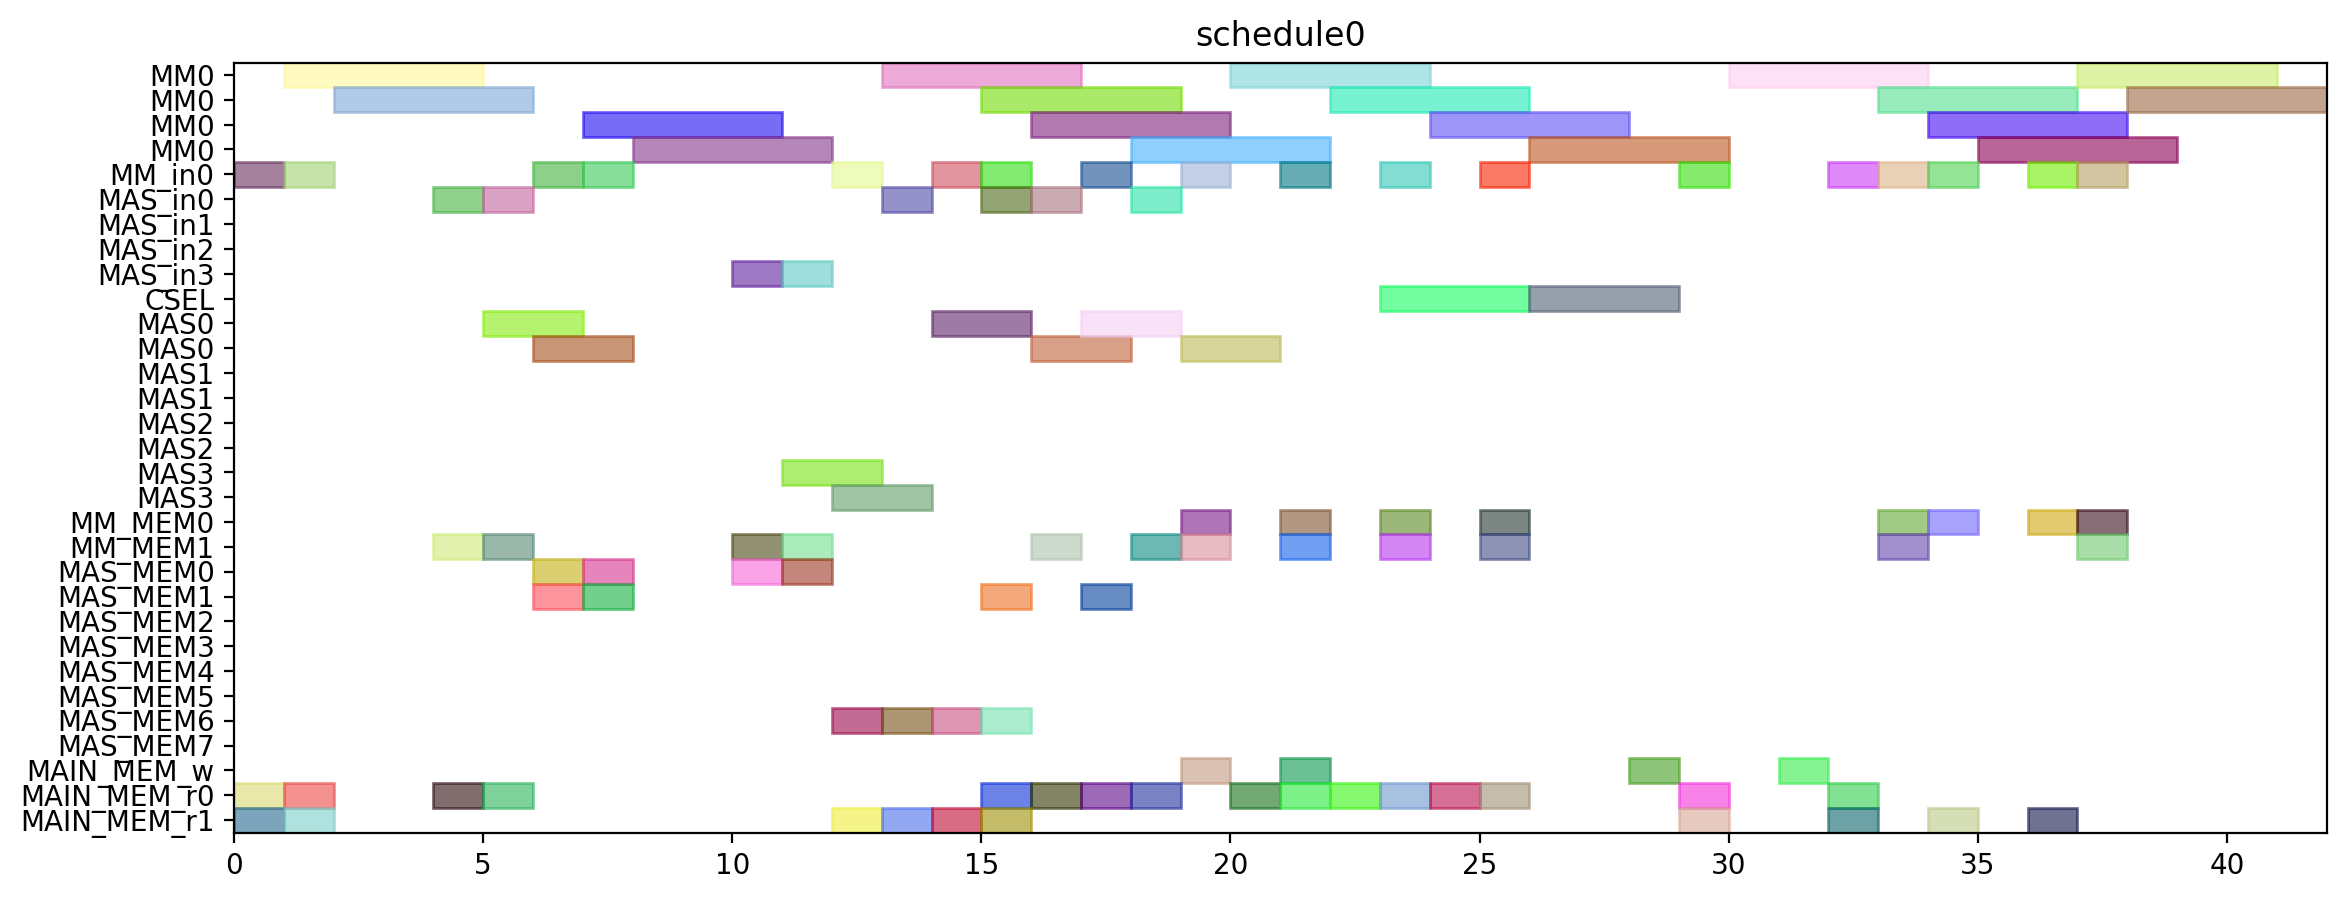

Source code (Python):
from pyschedule import Scenario, solvers, plotters, alt


def solve():
	horizon = 120
	S = Scenario("schedule0", horizon=horizon)

	# resource
	MM = S.Resources('MM', num=1, size=4)
	MM_in = S.Resources('MM_in', num=1)
	MAS_in = S.Resources('MAS_in', num=4)
	CSEL = S.Resource('CSEL')
	MAS = S.Resources('MAS', num=4, size=2, periods=range(1, horizon))
	MM_MEM = S.Resources('MM_MEM', num=2)
	MAS_MEM = S.Resources('MAS_MEM', num=8)
	MAIN_MEM_w = S.Resource('MAIN_MEM_w', size=1)
	MAIN_MEM_r = S.Resources('MAIN_MEM_r', num=2)

	# result of previous scheduling

	# new tasks
	t20 = S.Task('t20', length=4, delay_cost=1)
	t20 += alt(MM)
	t20_in = S.Task('t20_in', length=1, delay_cost=1)
	t20_in += alt(MM_in)
	S += t20_in*MM_in[0]<=t20*MM[0]
	t20_mem0 = S.Task('t20_mem0', length=1, delay_cost=1)
	t20_mem0 += MAIN_MEM_r[0]
	S += t20_mem0 <= t20

	t20_mem1 = S.Task('t20_mem1', length=1, delay_cost=1)
	t20_mem1 += MAIN_MEM_r[1]
	S += t20_mem1 <= t20

	t21 = S.Task('t21', length=4, delay_cost=1)
	t21 += alt(MM)
	t21_in = S.Task('t21_in', length=1, delay_cost=1)
	t21_in += alt(MM_in)
	S += t21_in*MM_in[0]<=t21*MM[0]
	t21_mem0 = S.Task('t21_mem0', length=1, delay_cost=1)
	t21_mem0 += MAIN_MEM_r[0]
	S += t21_mem0 <= t21

	t21_mem1 = S.Task('t21_mem1', length=1, delay_cost=1)
	t21_mem1 += MAIN_MEM_r[1]
	S += t21_mem1 <= t21

	xit20 = S.Task('xit20', length=2, delay_cost=1)
	xit20 += alt(MAS)
	xit20_in = S.Task('xit20_in', length=1, delay_cost=1)
	xit20_in += alt(MAS_in)
	S += xit20_in*MAS_in[0]<=xit20*MAS[0]

	S += xit20_in*MAS_in[1]<=xit20*MAS[1]

	S += xit20_in*MAS_in[2]<=xit20*MAS[2]

	S += xit20_in*MAS_in[3]<=xit20*MAS[3]

	xit20_mem0 = S.Task('xit20_mem0', length=1, delay_cost=1)
	xit20_mem0 += MAIN_MEM_r[0]
	S += xit20_mem0 <= xit20

	xit20_mem1 = S.Task('xit20_mem1', length=1, delay_cost=1)
	xit20_mem1 += alt(MM_MEM)
	S += (t20*MM[0])-1 < xit20_mem1*MM_MEM[1]
	S += xit20_mem1 <= xit20

	xit21 = S.Task('xit21', length=2, delay_cost=1)
	xit21 += alt(MAS)
	xit21_in = S.Task('xit21_in', length=1, delay_cost=1)
	xit21_in += alt(MAS_in)
	S += xit21_in*MAS_in[0]<=xit21*MAS[0]

	S += xit21_in*MAS_in[1]<=xit21*MAS[1]

	S += xit21_in*MAS_in[2]<=xit21*MAS[2]

	S += xit21_in*MAS_in[3]<=xit21*MAS[3]

	xit21_mem0 = S.Task('xit21_mem0', length=1, delay_cost=1)
	xit21_mem0 += MAIN_MEM_r[0]
	S += xit21_mem0 <= xit21

	xit21_mem1 = S.Task('xit21_mem1', length=1, delay_cost=1)
	xit21_mem1 += alt(MM_MEM)
	S += (t21*MM[0])-1 < xit21_mem1*MM_MEM[1]
	S += xit21_mem1 <= xit21

	xi2t40 = S.Task('xi2t40', length=4, delay_cost=1)
	xi2t40 += alt(MM)
	xi2t40_in = S.Task('xi2t40_in', length=1, delay_cost=1)
	xi2t40_in += alt(MM_in)
	S += xi2t40_in*MM_in[0]<=xi2t40*MM[0]
	xi2t40_mem0 = S.Task('xi2t40_mem0', length=1, delay_cost=1)
	xi2t40_mem0 += alt(MAS_MEM)
	S += (xit20*MAS[0])-1 < xi2t40_mem0*MAS_MEM[0]
	S += (xit20*MAS[1])-1 < xi2t40_mem0*MAS_MEM[2]
	S += (xit20*MAS[2])-1 < xi2t40_mem0*MAS_MEM[4]
	S += (xit20*MAS[3])-1 < xi2t40_mem0*MAS_MEM[6]
	S += xi2t40_mem0 <= xi2t40

	xi2t40_mem1 = S.Task('xi2t40_mem1', length=1, delay_cost=1)
	xi2t40_mem1 += alt(MAS_MEM)
	S += (xit20*MAS[0])-1 < xi2t40_mem1*MAS_MEM[1]
	S += (xit20*MAS[1])-1 < xi2t40_mem1*MAS_MEM[3]
	S += (xit20*MAS[2])-1 < xi2t40_mem1*MAS_MEM[5]
	S += (xit20*MAS[3])-1 < xi2t40_mem1*MAS_MEM[7]
	S += xi2t40_mem1 <= xi2t40

	xi2t41 = S.Task('xi2t41', length=4, delay_cost=1)
	xi2t41 += alt(MM)
	xi2t41_in = S.Task('xi2t41_in', length=1, delay_cost=1)
	xi2t41_in += alt(MM_in)
	S += xi2t41_in*MM_in[0]<=xi2t41*MM[0]
	xi2t41_mem0 = S.Task('xi2t41_mem0', length=1, delay_cost=1)
	xi2t41_mem0 += alt(MAS_MEM)
	S += (xit21*MAS[0])-1 < xi2t41_mem0*MAS_MEM[0]
	S += (xit21*MAS[1])-1 < xi2t41_mem0*MAS_MEM[2]
	S += (xit21*MAS[2])-1 < xi2t41_mem0*MAS_MEM[4]
	S += (xit21*MAS[3])-1 < xi2t41_mem0*MAS_MEM[6]
	S += xi2t41_mem0 <= xi2t41

	xi2t41_mem1 = S.Task('xi2t41_mem1', length=1, delay_cost=1)
	xi2t41_mem1 += alt(MAS_MEM)
	S += (xit21*MAS[0])-1 < xi2t41_mem1*MAS_MEM[1]
	S += (xit21*MAS[1])-1 < xi2t41_mem1*MAS_MEM[3]
	S += (xit21*MAS[2])-1 < xi2t41_mem1*MAS_MEM[5]
	S += (xit21*MAS[3])-1 < xi2t41_mem1*MAS_MEM[7]
	S += xi2t41_mem1 <= xi2t41

	D_a_0 = S.Task('D_a_0', length=2, delay_cost=1)
	D_a_0 += alt(MAS)
	D_a_0_in = S.Task('D_a_0_in', length=1, delay_cost=1)
	D_a_0_in += alt(MAS_in)
	S += D_a_0_in*MAS_in[0]<=D_a_0*MAS[0]

	S += D_a_0_in*MAS_in[1]<=D_a_0*MAS[1]

	S += D_a_0_in*MAS_in[2]<=D_a_0*MAS[2]

	S += D_a_0_in*MAS_in[3]<=D_a_0*MAS[3]

	D_a_0_mem0 = S.Task('D_a_0_mem0', length=1, delay_cost=1)
	D_a_0_mem0 += alt(MAS_MEM)
	S += (xit20*MAS[0])-1 < D_a_0_mem0*MAS_MEM[0]
	S += (xit20*MAS[1])-1 < D_a_0_mem0*MAS_MEM[2]
	S += (xit20*MAS[2])-1 < D_a_0_mem0*MAS_MEM[4]
	S += (xit20*MAS[3])-1 < D_a_0_mem0*MAS_MEM[6]
	S += D_a_0_mem0 <= D_a_0

	D_a_0_mem1 = S.Task('D_a_0_mem1', length=1, delay_cost=1)
	D_a_0_mem1 += alt(MM_MEM)
	S += (xi2t40*MM[0])-1 < D_a_0_mem1*MM_MEM[1]
	S += D_a_0_mem1 <= D_a_0

	D_a_1 = S.Task('D_a_1', length=2, delay_cost=1)
	D_a_1 += alt(MAS)
	D_a_1_in = S.Task('D_a_1_in', length=1, delay_cost=1)
	D_a_1_in += alt(MAS_in)
	S += D_a_1_in*MAS_in[0]<=D_a_1*MAS[0]

	S += D_a_1_in*MAS_in[1]<=D_a_1*MAS[1]

	S += D_a_1_in*MAS_in[2]<=D_a_1*MAS[2]

	S += D_a_1_in*MAS_in[3]<=D_a_1*MAS[3]

	D_a_1_mem0 = S.Task('D_a_1_mem0', length=1, delay_cost=1)
	D_a_1_mem0 += alt(MAS_MEM)
	S += (xit21*MAS[0])-1 < D_a_1_mem0*MAS_MEM[0]
	S += (xit21*MAS[1])-1 < D_a_1_mem0*MAS_MEM[2]
	S += (xit21*MAS[2])-1 < D_a_1_mem0*MAS_MEM[4]
	S += (xit21*MAS[3])-1 < D_a_1_mem0*MAS_MEM[6]
	S += D_a_1_mem0 <= D_a_1

	D_a_1_mem1 = S.Task('D_a_1_mem1', length=1, delay_cost=1)
	D_a_1_mem1 += alt(MM_MEM)
	S += (xi2t41*MM[0])-1 < D_a_1_mem1*MM_MEM[1]
	S += D_a_1_mem1 <= D_a_1

	negD0 = S.Task('negD0', length=4, delay_cost=1)
	negD0 += alt(MM)
	negD0_in = S.Task('negD0_in', length=1, delay_cost=1)
	negD0_in += alt(MM_in)
	S += negD0_in*MM_in[0]<=negD0*MM[0]
	negD0_mem0 = S.Task('negD0_mem0', length=1, delay_cost=1)
	negD0_mem0 += alt(MAS_MEM)
	S += (D_a_0*MAS[0])-1 < negD0_mem0*MAS_MEM[0]
	S += (D_a_0*MAS[1])-1 < negD0_mem0*MAS_MEM[2]
	S += (D_a_0*MAS[2])-1 < negD0_mem0*MAS_MEM[4]
	S += (D_a_0*MAS[3])-1 < negD0_mem0*MAS_MEM[6]
	S += negD0_mem0 <= negD0

	negD0_mem1 = S.Task('negD0_mem1', length=1, delay_cost=1)
	negD0_mem1 += MAIN_MEM_r[1]
	S += negD0_mem1 <= negD0

	negD1 = S.Task('negD1', length=4, delay_cost=1)
	negD1 += alt(MM)
	negD1_in = S.Task('negD1_in', length=1, delay_cost=1)
	negD1_in += alt(MM_in)
	S += negD1_in*MM_in[0]<=negD1*MM[0]
	negD1_mem0 = S.Task('negD1_mem0', length=1, delay_cost=1)
	negD1_mem0 += alt(MAS_MEM)
	S += (D_a_1*MAS[0])-1 < negD1_mem0*MAS_MEM[0]
	S += (D_a_1*MAS[1])-1 < negD1_mem0*MAS_MEM[2]
	S += (D_a_1*MAS[2])-1 < negD1_mem0*MAS_MEM[4]
	S += (D_a_1*MAS[3])-1 < negD1_mem0*MAS_MEM[6]
	S += negD1_mem0 <= negD1

	negD1_mem1 = S.Task('negD1_mem1', length=1, delay_cost=1)
	negD1_mem1 += MAIN_MEM_r[1]
	S += negD1_mem1 <= negD1

	N_b0 = S.Task('N_b0', length=2, delay_cost=1)
	N_b0 += alt(MAS)
	N_b0_in = S.Task('N_b0_in', length=1, delay_cost=1)
	N_b0_in += alt(MAS_in)
	S += N_b0_in*MAS_in[0]<=N_b0*MAS[0]

	S += N_b0_in*MAS_in[1]<=N_b0*MAS[1]

	S += N_b0_in*MAS_in[2]<=N_b0*MAS[2]

	S += N_b0_in*MAS_in[3]<=N_b0*MAS[3]

	N_b0_mem0 = S.Task('N_b0_mem0', length=1, delay_cost=1)
	N_b0_mem0 += alt(MAS_MEM)
	S += (D_a_0*MAS[0])-1 < N_b0_mem0*MAS_MEM[0]
	S += (D_a_0*MAS[1])-1 < N_b0_mem0*MAS_MEM[2]
	S += (D_a_0*MAS[2])-1 < N_b0_mem0*MAS_MEM[4]
	S += (D_a_0*MAS[3])-1 < N_b0_mem0*MAS_MEM[6]
	S += N_b0_mem0 <= N_b0

	N_b0_mem1 = S.Task('N_b0_mem1', length=1, delay_cost=1)
	N_b0_mem1 += MAIN_MEM_r[1]
	S += N_b0_mem1 <= N_b0

	N_b1 = S.Task('N_b1', length=2, delay_cost=1)
	N_b1 += alt(MAS)
	N_b1_in = S.Task('N_b1_in', length=1, delay_cost=1)
	N_b1_in += alt(MAS_in)
	S += N_b1_in*MAS_in[0]<=N_b1*MAS[0]

	S += N_b1_in*MAS_in[1]<=N_b1*MAS[1]

	S += N_b1_in*MAS_in[2]<=N_b1*MAS[2]

	S += N_b1_in*MAS_in[3]<=N_b1*MAS[3]

	N_b1_mem0 = S.Task('N_b1_mem0', length=1, delay_cost=1)
	N_b1_mem0 += alt(MAS_MEM)
	S += (D_a_1*MAS[0])-1 < N_b1_mem0*MAS_MEM[0]
	S += (D_a_1*MAS[1])-1 < N_b1_mem0*MAS_MEM[2]
	S += (D_a_1*MAS[2])-1 < N_b1_mem0*MAS_MEM[4]
	S += (D_a_1*MAS[3])-1 < N_b1_mem0*MAS_MEM[6]
	S += N_b1_mem0 <= N_b1

	N_b1_mem1 = S.Task('N_b1_mem1', length=1, delay_cost=1)
	N_b1_mem1 += MAIN_MEM_r[1]
	S += N_b1_mem1 <= N_b1

	D0 = S.Task('D0', length=2, delay_cost=1)
	D0 += alt(MAS)
	D0_in = S.Task('D0_in', length=1, delay_cost=1)
	D0_in += alt(MAS_in)
	S += D0_in*MAS_in[0]<=D0*MAS[0]

	S += D0_in*MAS_in[1]<=D0*MAS[1]

	S += D0_in*MAS_in[2]<=D0*MAS[2]

	S += D0_in*MAS_in[3]<=D0*MAS[3]

	S += 0<D0

	D0_w = S.Task('D0_w', length=1, delay_cost=1)
	D0_w += alt(MAIN_MEM_w)
	S += D0 <= D0_w

	D0_mem0 = S.Task('D0_mem0', length=1, delay_cost=1)
	D0_mem0 += MAIN_MEM_r[0]
	S += D0_mem0 <= D0

	D0_mem1 = S.Task('D0_mem1', length=1, delay_cost=1)
	D0_mem1 += alt(MM_MEM)
	S += (negD0*MM[0])-1 < D0_mem1*MM_MEM[1]
	S += D0_mem1 <= D0

	D1 = S.Task('D1', length=2, delay_cost=1)
	D1 += alt(MAS)
	D1_in = S.Task('D1_in', length=1, delay_cost=1)
	D1_in += alt(MAS_in)
	S += D1_in*MAS_in[0]<=D1*MAS[0]

	S += D1_in*MAS_in[1]<=D1*MAS[1]

	S += D1_in*MAS_in[2]<=D1*MAS[2]

	S += D1_in*MAS_in[3]<=D1*MAS[3]

	S += 0<D1

	D1_w = S.Task('D1_w', length=1, delay_cost=1)
	D1_w += alt(MAIN_MEM_w)
	S += D1 <= D1_w

	D1_mem0 = S.Task('D1_mem0', length=1, delay_cost=1)
	D1_mem0 += MAIN_MEM_r[0]
	S += D1_mem0 <= D1

	D1_mem1 = S.Task('D1_mem1', length=1, delay_cost=1)
	D1_mem1 += alt(MM_MEM)
	S += (negD1*MM[0])-1 < D1_mem1*MM_MEM[1]
	S += D1_mem1 <= D1

	N0 = S.Task('N0', length=4, delay_cost=1)
	N0 += alt(MM)
	N0_in = S.Task('N0_in', length=1, delay_cost=1)
	N0_in += alt(MM_in)
	S += N0_in*MM_in[0]<=N0*MM[0]
	N0_mem0 = S.Task('N0_mem0', length=1, delay_cost=1)
	N0_mem0 += MAIN_MEM_r[0]
	S += N0_mem0 <= N0

	N0_mem1 = S.Task('N0_mem1', length=1, delay_cost=1)
	N0_mem1 += alt(MAS_MEM)
	S += (N_b0*MAS[0])-1 < N0_mem1*MAS_MEM[1]
	S += (N_b0*MAS[1])-1 < N0_mem1*MAS_MEM[3]
	S += (N_b0*MAS[2])-1 < N0_mem1*MAS_MEM[5]
	S += (N_b0*MAS[3])-1 < N0_mem1*MAS_MEM[7]
	S += N0_mem1 <= N0

	N1 = S.Task('N1', length=4, delay_cost=1)
	N1 += alt(MM)
	N1_in = S.Task('N1_in', length=1, delay_cost=1)
	N1_in += alt(MM_in)
	S += N1_in*MM_in[0]<=N1*MM[0]
	N1_mem0 = S.Task('N1_mem0', length=1, delay_cost=1)
	N1_mem0 += MAIN_MEM_r[0]
	S += N1_mem0 <= N1

	N1_mem1 = S.Task('N1_mem1', length=1, delay_cost=1)
	N1_mem1 += alt(MAS_MEM)
	S += (N_b1*MAS[0])-1 < N1_mem1*MAS_MEM[1]
	S += (N_b1*MAS[1])-1 < N1_mem1*MAS_MEM[3]
	S += (N_b1*MAS[2])-1 < N1_mem1*MAS_MEM[5]
	S += (N_b1*MAS[3])-1 < N1_mem1*MAS_MEM[7]
	S += N1_mem1 <= N1

	Z0 = S.Task('Z0', length=3, delay_cost=1)
	Z0 += alt(CSEL)

	Z0_w = S.Task('Z0_w', length=1, delay_cost=1)
	Z0_w += alt(MAIN_MEM_w)
	S += Z0+2 <= Z0_w

	Z0_mem0 = S.Task('Z0_mem0', length=1, delay_cost=1)
	Z0_mem0 += MAIN_MEM_r[0]
	S += D0_w < Z0_mem0
	S += Z0_mem0+ 2 <= Z0

	Z0_mem1 = S.Task('Z0_mem1', length=1, delay_cost=1)
	Z0_mem1 += MAIN_MEM_r[0]
	S += D0_w < Z0_mem1
	S += Z0_mem1+ 1 <= Z0

	Z0_mem2 = S.Task('Z0_mem2', length=1, delay_cost=1)
	Z0_mem2 += MAIN_MEM_r[0]
	S += Z0_mem2+ 0 <= Z0

	Z1 = S.Task('Z1', length=3, delay_cost=1)
	Z1 += alt(CSEL)

	Z1_w = S.Task('Z1_w', length=1, delay_cost=1)
	Z1_w += alt(MAIN_MEM_w)
	S += Z1+2 <= Z1_w

	Z1_mem0 = S.Task('Z1_mem0', length=1, delay_cost=1)
	Z1_mem0 += MAIN_MEM_r[0]
	S += D1_w < Z1_mem0
	S += Z1_mem0+ 2 <= Z1

	Z1_mem1 = S.Task('Z1_mem1', length=1, delay_cost=1)
	Z1_mem1 += MAIN_MEM_r[0]
	S += D1_w < Z1_mem1
	S += Z1_mem1+ 1 <= Z1

	Z1_mem2 = S.Task('Z1_mem2', length=1, delay_cost=1)
	Z1_mem2 += MAIN_MEM_r[0]
	S += Z1_mem2+ 0 <= Z1

	N20 = S.Task('N20', length=4, delay_cost=1)
	N20 += alt(MM)
	N20_in = S.Task('N20_in', length=1, delay_cost=1)
	N20_in += alt(MM_in)
	S += N20_in*MM_in[0]<=N20*MM[0]
	N20_mem0 = S.Task('N20_mem0', length=1, delay_cost=1)
	N20_mem0 += alt(MM_MEM)
	S += (N0*MM[0])-1 < N20_mem0*MM_MEM[0]
	S += N20_mem0 <= N20

	N20_mem1 = S.Task('N20_mem1', length=1, delay_cost=1)
	N20_mem1 += alt(MM_MEM)
	S += (N0*MM[0])-1 < N20_mem1*MM_MEM[1]
	S += N20_mem1 <= N20

	N21 = S.Task('N21', length=4, delay_cost=1)
	N21 += alt(MM)
	N21_in = S.Task('N21_in', length=1, delay_cost=1)
	N21_in += alt(MM_in)
	S += N21_in*MM_in[0]<=N21*MM[0]
	N21_mem0 = S.Task('N21_mem0', length=1, delay_cost=1)
	N21_mem0 += alt(MM_MEM)
	S += (N1*MM[0])-1 < N21_mem0*MM_MEM[0]
	S += N21_mem0 <= N21

	N21_mem1 = S.Task('N21_mem1', length=1, delay_cost=1)
	N21_mem1 += alt(MM_MEM)
	S += (N1*MM[0])-1 < N21_mem1*MM_MEM[1]
	S += N21_mem1 <= N21

	D20 = S.Task('D20', length=4, delay_cost=1)
	D20 += alt(MM)
	D20_in = S.Task('D20_in', length=1, delay_cost=1)
	D20_in += alt(MM_in)
	S += D20_in*MM_in[0]<=D20*MM[0]
	D20_mem0 = S.Task('D20_mem0', length=1, delay_cost=1)
	D20_mem0 += MAIN_MEM_r[0]
	S += Z0_w < D20_mem0
	S += D20_mem0 <= D20

	D20_mem1 = S.Task('D20_mem1', length=1, delay_cost=1)
	D20_mem1 += MAIN_MEM_r[1]
	S += Z0_w < D20_mem1
	S += D20_mem1 <= D20

	D21 = S.Task('D21', length=4, delay_cost=1)
	D21 += alt(MM)
	D21_in = S.Task('D21_in', length=1, delay_cost=1)
	D21_in += alt(MM_in)
	S += D21_in*MM_in[0]<=D21*MM[0]
	D21_mem0 = S.Task('D21_mem0', length=1, delay_cost=1)
	D21_mem0 += MAIN_MEM_r[0]
	S += Z1_w < D21_mem0
	S += D21_mem0 <= D21

	D21_mem1 = S.Task('D21_mem1', length=1, delay_cost=1)
	D21_mem1 += MAIN_MEM_r[1]
	S += Z1_w < D21_mem1
	S += D21_mem1 <= D21

	N30 = S.Task('N30', length=4, delay_cost=1)
	N30 += alt(MM)
	N30_in = S.Task('N30_in', length=1, delay_cost=1)
	N30_in += alt(MM_in)
	S += N30_in*MM_in[0]<=N30*MM[0]
	N30_mem0 = S.Task('N30_mem0', length=1, delay_cost=1)
	N30_mem0 += alt(MM_MEM)
	S += (N20*MM[0])-1 < N30_mem0*MM_MEM[0]
	S += N30_mem0 <= N30

	N30_mem1 = S.Task('N30_mem1', length=1, delay_cost=1)
	N30_mem1 += alt(MM_MEM)
	S += (N0*MM[0])-1 < N30_mem1*MM_MEM[1]
	S += N30_mem1 <= N30

	N31 = S.Task('N31', length=4, delay_cost=1)
	N31 += alt(MM)
	N31_in = S.Task('N31_in', length=1, delay_cost=1)
	N31_in += alt(MM_in)
	S += N31_in*MM_in[0]<=N31*MM[0]
	N31_mem0 = S.Task('N31_mem0', length=1, delay_cost=1)
	N31_mem0 += alt(MM_MEM)
	S += (N21*MM[0])-1 < N31_mem0*MM_MEM[0]
	S += N31_mem0 <= N31

	N31_mem1 = S.Task('N31_mem1', length=1, delay_cost=1)
	N31_mem1 += alt(MM_MEM)
	S += (N1*MM[0])-1 < N31_mem1*MM_MEM[1]
	S += N31_mem1 <= N31

	V0 = S.Task('V0', length=4, delay_cost=1)
	V0 += alt(MM)
	V0_in = S.Task('V0_in', length=1, delay_cost=1)
	V0_in += alt(MM_in)
	S += V0_in*MM_in[0]<=V0*MM[0]
	V0_mem0 = S.Task('V0_mem0', length=1, delay_cost=1)
	V0_mem0 += alt(MM_MEM)
	S += (D20*MM[0])-1 < V0_mem0*MM_MEM[0]
	S += V0_mem0 <= V0

	V0_mem1 = S.Task('V0_mem1', length=1, delay_cost=1)
	V0_mem1 += MAIN_MEM_r[1]
	S += Z0_w < V0_mem1
	S += V0_mem1 <= V0

	V1 = S.Task('V1', length=4, delay_cost=1)
	V1 += alt(MM)
	V1_in = S.Task('V1_in', length=1, delay_cost=1)
	V1_in += alt(MM_in)
	S += V1_in*MM_in[0]<=V1*MM[0]
	V1_mem0 = S.Task('V1_mem0', length=1, delay_cost=1)
	V1_mem0 += alt(MM_MEM)
	S += (D21*MM[0])-1 < V1_mem0*MM_MEM[0]
	S += V1_mem0 <= V1

	V1_mem1 = S.Task('V1_mem1', length=1, delay_cost=1)
	V1_mem1 += MAIN_MEM_r[1]
	S += Z1_w < V1_mem1
	S += V1_mem1 <= V1

	ND20 = S.Task('ND20', length=4, delay_cost=1)
	ND20 += alt(MM)
	ND20_in = S.Task('ND20_in', length=1, delay_cost=1)
	ND20_in += alt(MM_in)
	S += ND20_in*MM_in[0]<=ND20*MM[0]
	ND20_mem0 = S.Task('ND20_mem0', length=1, delay_cost=1)
	ND20_mem0 += alt(MM_MEM)
	S += (N0*MM[0])-1 < ND20_mem0*MM_MEM[0]
	S += ND20_mem0 <= ND20

	ND20_mem1 = S.Task('ND20_mem1', length=1, delay_cost=1)
	ND20_mem1 += alt(MM_MEM)
	S += (D20*MM[0])-1 < ND20_mem1*MM_MEM[1]
	S += ND20_mem1 <= ND20

	ND21 = S.Task('ND21', length=4, delay_cost=1)
	ND21 += alt(MM)
	ND21_in = S.Task('ND21_in', length=1, delay_cost=1)
	ND21_in += alt(MM_in)
	S += ND21_in*MM_in[0]<=ND21*MM[0]
	ND21_mem0 = S.Task('ND21_mem0', length=1, delay_cost=1)
	ND21_mem0 += alt(MM_MEM)
	S += (N1*MM[0])-1 < ND21_mem0*MM_MEM[0]
	S += ND21_mem0 <= ND21

	ND21_mem1 = S.Task('ND21_mem1', length=1, delay_cost=1)
	ND21_mem1 += alt(MM_MEM)
	S += (D21*MM[0])-1 < ND21_mem1*MM_MEM[1]
	S += ND21_mem1 <= ND21

	solvers.mip.solve(S,msg=1,kind='CPLEX',ratio_gap=1.01)

	solution = [['hoge']*len(S.solution()[1]) for i in range(len(S.solution()))]
	for i in range(len(S.solution())):
		for j in range(len(S.solution()[i])):
			solution[i][j]=str(S.solution()[i][j])
	print(solution)

	cycles = int(solution[-1][3])

	pic_file_name = "/home/mfukuda/ABE/multiRAM_multiMAS_16mux/scheduling_result/stage4MM1_stage2MAS4/2xSSWU_BEFORE_EXP/schedule0.png"
	if(S.solution() != []):
		plotters.matplotlib.plot(S,img_filename=pic_file_name, show_task_labels=False, fig_size=(cycles*0.25+3, 5))

	return solution
